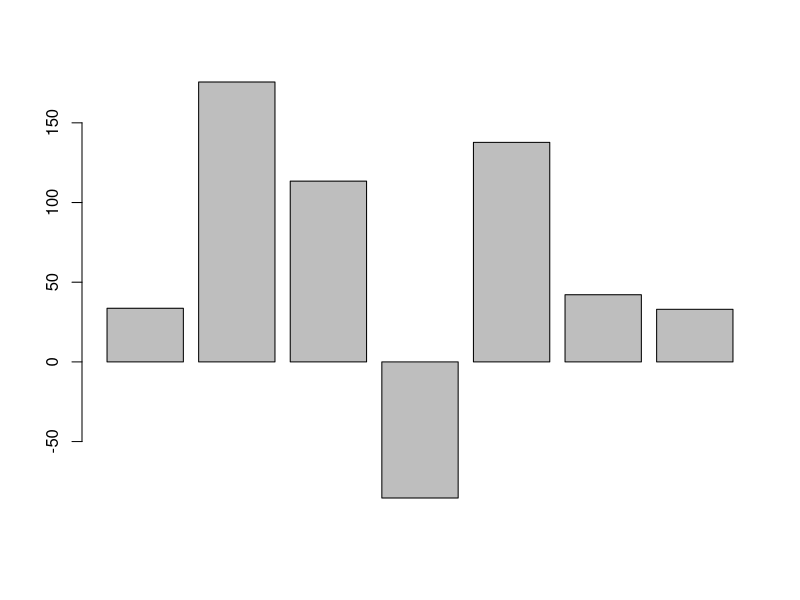
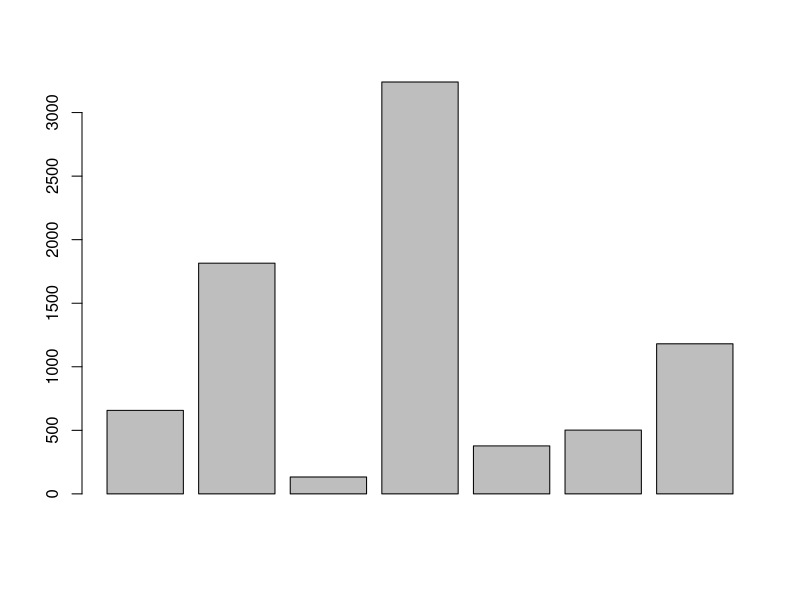
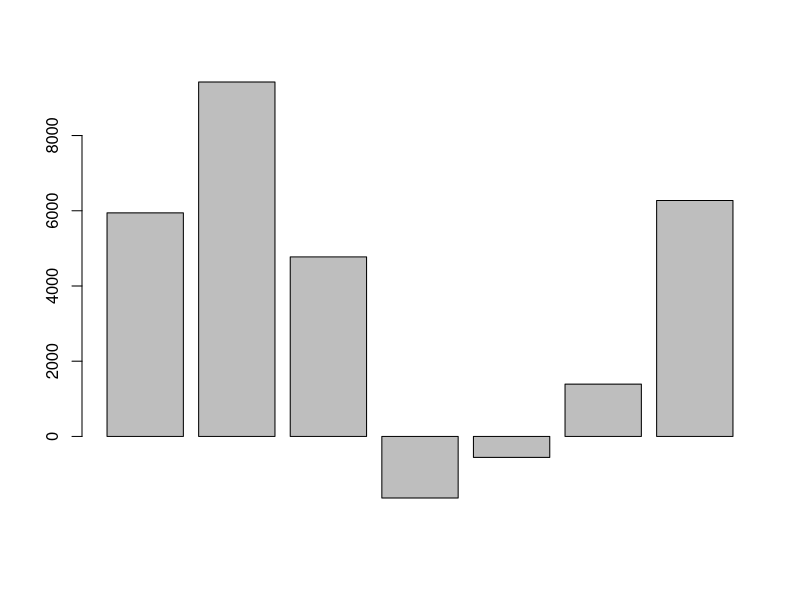
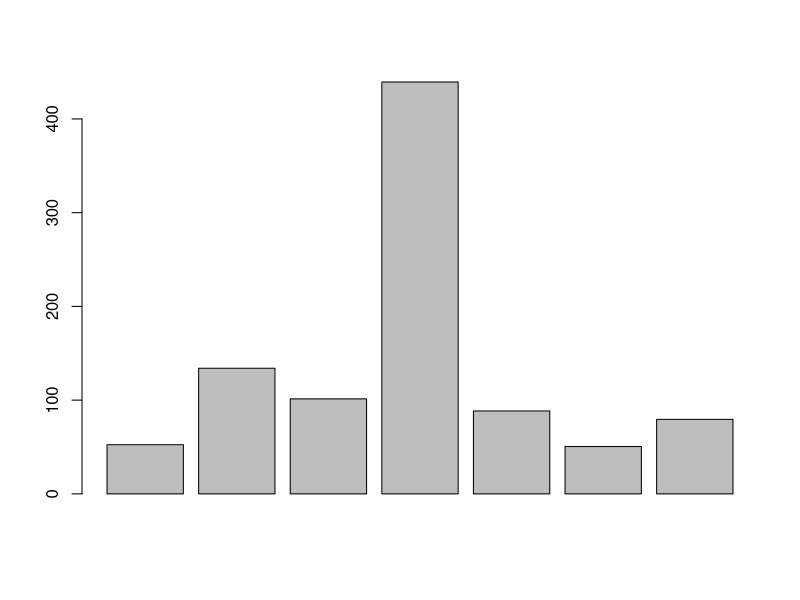
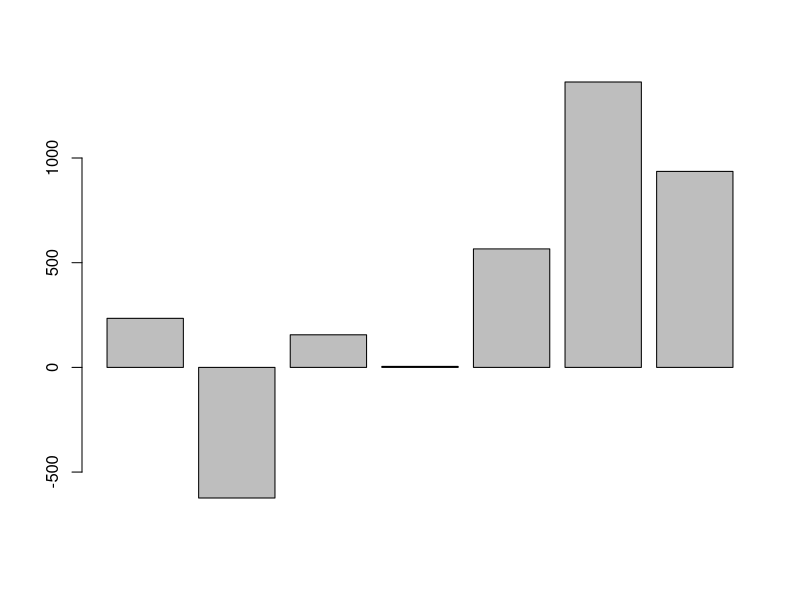
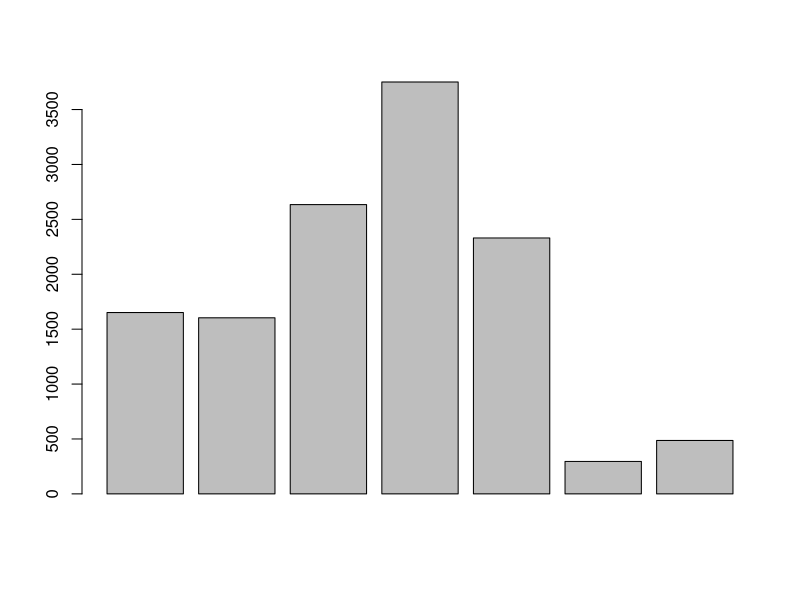

These charts were generated, in order, by the following R code: (Note: this script raises an error after producing the figures.)

# 1) purrr basics - a refresher

library(tidyverse)

# Repcap - intro  ---------------------------------------------------------

# purrr: map( .x, .f, ...) / for each element of .x do .f

#visit2015 <- read_csv2( "dataStMalo.csv")

list <- list( a = rnorm(10,1,1), b = rnorm(100,10,2))


map(list, sum)

map( list , function(x) {sum(x)})

# dbl
map_dbl( list , sum)


## With two arguments
map2(list, list, function(x,y) {sum(x,y)})


## More than two elements ->

flere_lister <- list( list, list, list)


pmap(flere_lister, function(...) {sum(...)})

# A sum fra alle listene:
pmap_dbl(flere_lister, function(...) {sum(...)})



# Exercise  ---------------------------------------------------------------

# Vektorer:
visit_a <-  c(1,5,6,8,3,1,4)
visit_b <-  c(12,51,26,48,13,21,54)

to_day <- function(x) {x*24}

all_visit <- list(visit_a, visit_b)

# map
all_visit_converted <- map(all_visit, to_day)

map_dbl(all_visit_converted, mean)

#### Three days, converted
visit_c <- c(100:106)

all_tests <- list(visit_a,visit_b,visit_c)
#
map(all_tests, function(x) {x*24*rnorm(length(x),1,1)}) %>% 
  map(function(.x) {barplot(.x)})

# Without print on the screen
map(all_tests, function(x) {x*24*rnorm(length(x),1,1)}) %>% 
  walk(function(.x) {barplot(.x)})

## The sum of each element: 
all_test_day <- map(all_tests , to_day)
pmap( all_test_day, function(...){sum(...)})

# Eqvivalent to:
all_test_day[[1]][1] + all_test_day[[2]][1] + all_test_day[[3]][1]





# Intro to mappers --------------------------------------------------------

# fucus on .f: Can be 3: function, "n" or number

#1) Anonymous function;

map_dbl( visit_a, ~ round(mean(.x)*10))

map2_dbl( visit_a, visit_b, ~ .x + .y)

map2_dbl( visit_a, visit_b, ~ ..1 + ..2)


# as_mapper

round_mean <- as_mapper(~round(mean(.x)))

round_mean( c(1.9,5.222, 9.9,5.9))

# In map:
map_dbl(visit_a, as_mapper(~.x*24))



# Set_names to list -------------------------------------------------------

mnd_visit <- function( per_mnd = 1,  min = 10, max = 40) {
  visit_a <- list()
  
  for(i in 1:12) {
    visit_a[[i]] <- runif(per_mnd, min = min, max = max);
  }  
  
  return(visit_a)
}

visit_2015 <- mnd_visit(per_mnd = 10, min = 5, max = 40)

visit_2016 <- mnd_visit(per_mnd = 15, min = 5, max = 40)


visit_2015

mean_mnd_2015 <- map(visit_2015, function(x) { round(mean(x), 0) })


# Set name:
  # Null names:
names(mean_mnd_2015)


length(mean_mnd_2015)

# first arg. need to be the same length as the secound.
mean_mnd_2015 <- set_names(mean_mnd_2015, month.abb)

names(mean_mnd_2015)


# Set names in a map:

mean_mnd_2016 <- mnd_visit(per_mnd = 30)
mean_mnd_2017 <- mnd_visit(per_mnd = 40)


names(mean_mnd_2016)


all_mean_visit <- list(mean_mnd_2015, mean_mnd_2016, mean_mnd_2017)

all_mean_visit <-
  # all year visit as list input.
  map(all_mean_visit, function(x) {
    # Extrapt each list from x
    map(x, function(x) {
      # mean all element in each list
      mean(x)
    })
  })


# Look at the new list:
all_mean_visit[[2]]


# give name to each mean_mnd/list


all_mean_visit <-map(all_mean_visit, function(x) {set_names(x, month.abb)})


for(i in 1:length(all_mean_visit) ){
  print(str_c("Element ", i, " med navnene på elementene:"))
  print(names(all_mean_visit[[i]]))
}


## When need to extract only elements that satisfy a condtion, use keep

# ex. which month has over 25 visits?

visit_2015 <- set_names(visit_2015, month.abb)

over_22 <- keep( visit_2015, function(x) {mean(x) > 22 })

names(over_22)

# As mapper:

limits <- as_mapper(~mean(.x) > 22)

visit_2016 <- set_names(visit_2016, month.abb)

over_22 <- keep(visit_2016, limits)

under_22 <- discard(visit_2016, limits)

names(over_22)
names(under_22)

## Keep, discard with map:

head(iris);head(airquality)

df_list <- list(iris, airquality)

#
map( df_list, function(x) {head(x, n = 12)} )


map( df_list, function(x) { head(keep(x, is.factor))} )

map( df_list, ~head(keep(.x, is.factor)))


## Example three:
all_visits <- list( c(100,22, 102, 103, 120,200, 100), 
                    c(100,22, 20, 103, 90,240, 100),
                    c(100,22, 2, 30, 110,101, 110))


# Create a mapper that test if .x is more than 100 
is_more_than_hundred <- as_mapper(~ .x > 100)


# Use this mapper with keep() on the all_visits object 
map(all_visits, ~ keep(.x, is_more_than_hundred))

# Use the  day vector to set names to all_list
day <- c("mon", "tue", "wed", "thu", "fri", "sat", "sun")
full_visits_named <- map(all_visits, ~ set_names(.x, day))

# Use this mapper with keep() 
map(full_visits_named, ~ keep(.x, is_more_than_hundred))



# example 4: Set_name, test if x > 100, and than filter group unde --------
# Set the name of each subvector
day <- c("mon", "tue", "wed", "thu", "fri", "sat", "sun")
all_visits_named <- map(all_visits, ~ set_names(.x, day))

# Create a mapper that will test if .x is over 100 
threshold <- as_mapper( ~.x >100)

# Run this mapper on the all_visits_named object: group_over
group_over <- map(all_visits_named, ~ keep(.x, threshold))

# Run this mapper on the all_visits_named object: group_under
group_under <-  map(all_visits_named, ~ discard(.x, threshold))




# Predicates --------------------------------------------------------------

# predicate return TRUE or FALSE -> test of condiction

# example: keep and discards -> return true and false
# other:
  # every -> test every elements, if they meet a condtion

visit_a
every( visit_a, function(x) { x > 2})

every( visit_a, ~.x > 0)

  # some -> test if some elements meet conditon
some( visit_a , ~.x == 0)

some( visit_a , ~.x != 0)

# Create a threshold variable, set it to 160
threshold <- 160

# Create a mapper that tests if .x is over the defined threshold
over_threshold <- as_mapper(~ .x > threshold)

# Are all elements in every all_visits vectors over the defined threshold? 
map(all_visits, ~ every(.x, over_threshold))

# Are some elements in every all_visits vectors over the defined threshold? 
map(all_visits, ~ some(.x, over_threshold))



# Functional programming in R ---------------------------------------------

#impure function
Sys.time()

# pure
nrow()


# side effect
plot(iris)

# adverbs 
possibly()

# if fail, return result and error
safely()

# Example:

map(list(2,"a"), log )

# use saftly -> tell result or error
map(list(2, "a"), safely(log))

# More: print only error or 
map(list(2, "a"), safely(log)) %>% map("result")

map(list(2, "a"), safely(log)) %>% map("error")


urls <- c("eirik", "trond", "christoffer")

# Create a safe version of read_lines()
safe_read <- safely(function(x) {read_lines(x)})

# Map it on the urls vector
res <- map(urls, safe_read)

# Set the name of the results to `urls`
named_res <- set_names(res,urls)

# Extract only the "error" part of each sublist
named_res %>% map("error")

named_res %>% map("result")




# safely, discard and map as function -------------------------------------

a <- list(1, 2, -1, 2, 0, -3, 5)

a <- a %>% set_names(letters[1:length(a)])

map_df( discard(a, function(x) {x < 0}), function(x){print(x)} ) 


# implement safely
safe_read <- safely( function(x) read_lines(x))

# discard
safe_read_disc <- function(read_list) {
  safe_read(read_list) %>% 
    discard(is.null)
}


til_lesing <- c("en", "to", NULL, "tre")

safe_read_disc(til_lesing) 




# Possibly : as safely but not reported with "error" or "result--------------------

# A first example

try_sum <- possibly( function(x) {sum(x)}, otherwise = "Not logical to sum")

test <-  c(1,2, 3, "En")
test2 <- seq(1:10)

try_sum(test)
try_sum(test2)

# Example 2
# Create a possibly() version of read_lines()
possible_read <- possibly(read_lines, otherwise = 404)

# Map this function on urls, pipe it into set_names()
res <- map(urls, possible_read) %>% set_names(urls)

# Paste each element of the list 
res_pasted <- map(res, paste, collapse = " ")

# Keep only the elements which are equal to 404
keep(res_pasted, function(x){ x == 404})

## Example Three
url_tester <- function(url_list){
  url_list %>%
    # Map a version of read_lines() that otherwise returns 404
    map( possibly(read_lines, otherwise = 404) ) %>%
    # Set the names of the result
    set_names( urls ) %>% 
    # paste() and collapse each element
    map(paste, collapse = " ") %>%
    # Remove the 404 
    discard(function(x) {x == 404}) %>%
    names() # Will return the names of the good ones
}

# Try this function on the urls object
url_tester(urls)




# Handling adverb results -------------------------------------------------

# cleaing safely results

l <- list("a", 2, 3, 4)

# gives 4
map(l, function(x){safely(function(y) {log(y)} ) } ) %>% length()


# gives 2
safe_log <- safely(x, function(x) {log(x)})

# Put errror and result into each sublist
map(l, safe_log) %>% transpose() %>% length()


sublist <- map(l, safe_log) %>% transpose()

sublist[2]

## use compact for remove NULL: Clean safely 

list_w_null <-list(1, NULL, 3, NULL)

list_w_null %>% compact()


# Examples: ---------------------------------------------------------------



se <- function(x, type = c("en", "enig", "toig")) {
  
  valgt <- match.arg(type)
  ganger <-switch(valgt, 
         en = 1,
         enig = 2,
         toig = 3)
  
  x*ganger
  
}

# dont work
se(1, type = "e")

# work:
se(1, type = "en")
se(1, type = "eni")

## Example

urls_l <- list("http://thinr.fr", "http://datacamp.com", "http://ht.no")

safe_read <- safely(function(x) {read_lines(x)})

url_tester <- function(url_list, type = c("result", "error")) {
  type <- match.arg(type)
  url_list %>%
    # Apply safe_read to each URL
    map(safe_read) %>%
    # Set the names to the URLs
    set_names( url_list ) %>%
    # Transpose into a list of $result and $error
    transpose()  %>%
    # Pluck the type element
    pluck(type)  
  }

# Try this function on the urls object
url_tester(urls_l, type = "result") 

## Example cont.:
url_tester <- function(url_list){
  url_list %>%
    # Map a version of GET() that would otherwise return NULL 
    map( safely(GET, function(x) {read_lines(x)})) %>%
    # Set the names of the result
    set_names( urls ) %>%
    # Remove the NULL
    discard(is.null) %>%
    # Extract all the "status_code" elements
    map("status_code" )
}

# Try this function on the urls object
url_tester(urls)


# Great! We have seen in this chapter how to write
# custom functions which can help you when doing data 
# analysis: for example, 
# it's crucial when you are doing web scraping,
# to ensure that the urls you want to scrape are reachable.
# Now you now how to do this ;)




# New chapter - Why cleaner code? -----------------------------------------

library(tidyverse);library(broom)

# Example, can end with repeatly change thing in the formula
iris %>% 
  lm( Sepal.Length ~ Species, data = .) %>% tidy() %>% filter(p.value < 0.05)

tidy_iris_lm <- compose(as_mapper(~ filter(.x, p.value < 0.05)),
                        tidy,
                        partial(lm, data = iris, na.action = na.fail))


list(
  Petal.Length ~ Petal.Width,
  Petal.Width ~ Sepal.Width
) %>% map(tidy_iris_lm)
